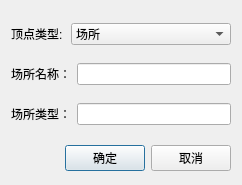
<?xml version="1.0" encoding="UTF-8"?>
<ui version="4.0">
 <class>AddVertexDialogClass</class>
 <widget class="QDialog" name="AddVertexDialogClass">
  <property name="geometry">
   <rect>
    <x>0</x>
    <y>0</y>
    <width>242</width>
    <height>185</height>
   </rect>
  </property>
  <property name="windowTitle">
   <string>Dialog</string>
  </property>
  <layout class="QGridLayout" name="gridLayout" rowstretch="5,1,0">
   <item row="2" column="0">
    <layout class="QHBoxLayout" name="verticalButtonLayout" stretch="4,1,1">
     <property name="spacing">
      <number>6</number>
     </property>
     <property name="leftMargin">
      <number>0</number>
     </property>
     <property name="topMargin">
      <number>0</number>
     </property>
     <property name="rightMargin">
      <number>0</number>
     </property>
     <property name="bottomMargin">
      <number>0</number>
     </property>
     <item>
      <spacer>
       <property name="orientation">
        <enum>Qt::Horizontal</enum>
       </property>
       <property name="sizeHint" stdset="0">
        <size>
         <width>131</width>
         <height>31</height>
        </size>
       </property>
      </spacer>
     </item>
     <item>
      <widget class="QPushButton" name="okButton">
       <property name="text">
        <string>确定</string>
       </property>
      </widget>
     </item>
     <item>
      <widget class="QPushButton" name="cancelButton">
       <property name="text">
        <string>取消</string>
       </property>
      </widget>
     </item>
    </layout>
   </item>
   <item row="0" column="0" rowspan="2">
    <layout class="QVBoxLayout" name="verticalLayout">
     <item>
      <layout class="QHBoxLayout" name="horizontalLayout" stretch="1,3">
       <item>
        <widget class="QLabel" name="label">
         <property name="text">
          <string>顶点类型:</string>
         </property>
        </widget>
       </item>
       <item>
        <widget class="QComboBox" name="comboBox">
         <item>
          <property name="text">
           <string>场所</string>
          </property>
         </item>
         <item>
          <property name="text">
           <string>路径点</string>
          </property>
         </item>
        </widget>
       </item>
      </layout>
     </item>
     <item>
      <layout class="QHBoxLayout" name="horizontalLayout_3" stretch="1,3">
       <item>
        <widget class="QLabel" name="label_2">
         <property name="text">
          <string>场所名称：</string>
         </property>
        </widget>
       </item>
       <item>
        <widget class="QLineEdit" name="lineEditName"/>
       </item>
      </layout>
     </item>
     <item>
      <layout class="QHBoxLayout" name="horizontalLayout_4" stretch="1,3">
       <item>
        <widget class="QLabel" name="label_3">
         <property name="text">
          <string>场所类型：</string>
         </property>
        </widget>
       </item>
       <item>
        <widget class="QLineEdit" name="lineEditCategory"/>
       </item>
      </layout>
     </item>
    </layout>
   </item>
  </layout>
 </widget>
 <resources/>
 <connections>
  <connection>
   <sender>okButton</sender>
   <signal>clicked()</signal>
   <receiver>AddVertexDialogClass</receiver>
   <slot>accept()</slot>
   <hints>
    <hint type="sourcelabel">
     <x>278</x>
     <y>253</y>
    </hint>
    <hint type="destinationlabel">
     <x>96</x>
     <y>254</y>
    </hint>
   </hints>
  </connection>
  <connection>
   <sender>cancelButton</sender>
   <signal>clicked()</signal>
   <receiver>AddVertexDialogClass</receiver>
   <slot>reject()</slot>
   <hints>
    <hint type="sourcelabel">
     <x>369</x>
     <y>253</y>
    </hint>
    <hint type="destinationlabel">
     <x>179</x>
     <y>282</y>
    </hint>
   </hints>
  </connection>
 </connections>
</ui>
